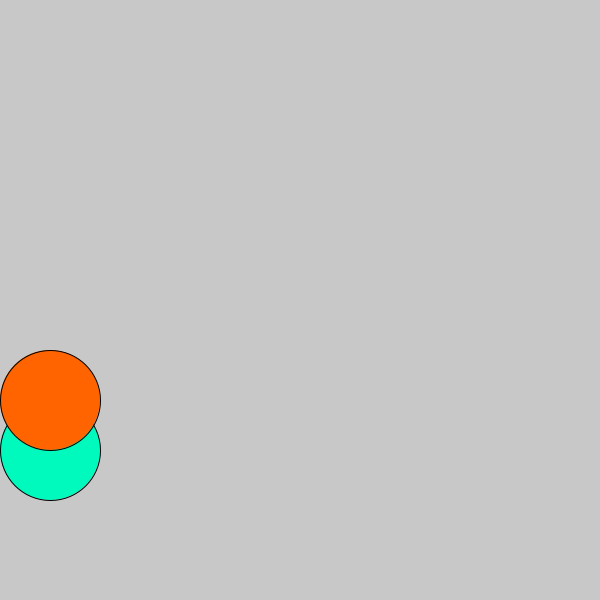
Frame 1 (no input)
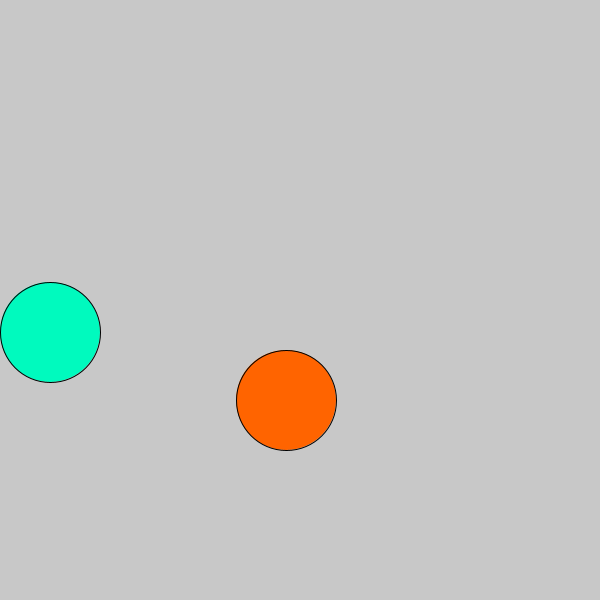
Frame 60 (the mouse pressed at the canvas centre just before this capture)
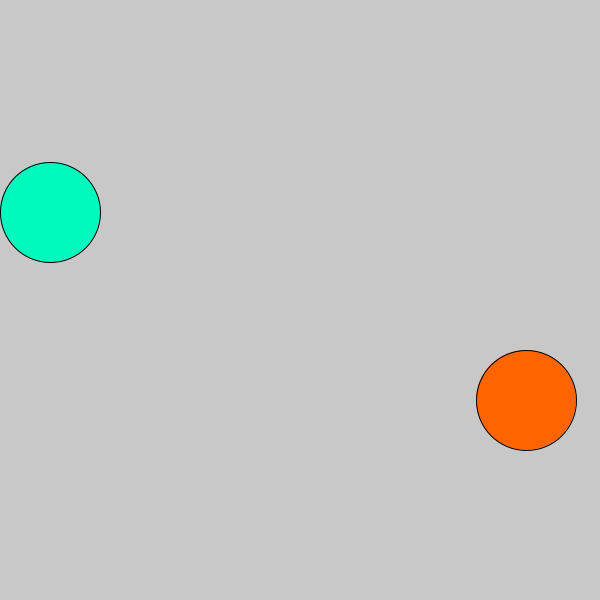
Frame 120 (the mouse held since frame 60 and released just before this capture)

The Processing sketch that drew these frames (run headless with seeded random() and noise(); from frame 60 on, the mouse is pressed at the canvas centre):

// Processing sketch: Projectiles
// ── Projectiles.pde
int ballHozPosition;
int ball2;
void setup(){
  size(600,600);
  ballHozPosition = 450;
  ball2 = 50;
}
void draw(){
  background(200,200,200);
  fill(0,250,190);
  ellipse(50,ballHozPosition,100,100);
  ballHozPosition = ballHozPosition - 2;
  fill(255,100,0);
  ellipse(ball2,400,100,100);
  ball2 = ball2 + 4;
}
